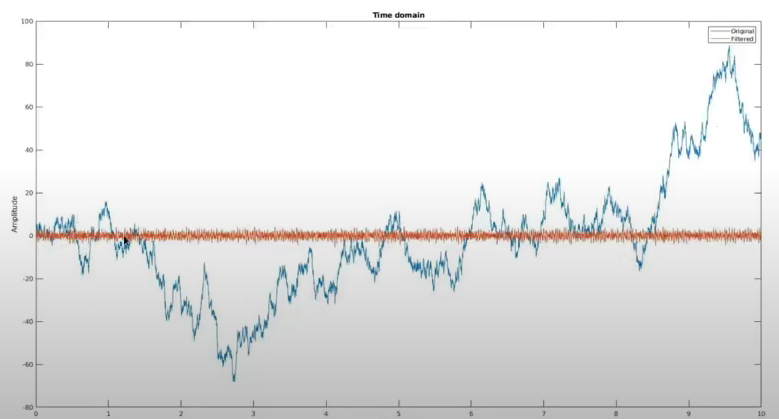
%> input picture passa_altas.png, 779 x 419 px
$ octave filtros.m   (GNU Octave 9; MATLAB toolbox functions it lacks are replaced by stand-ins)
%> lines starting %> are read from the running program, lines starting %| are printed output that depends on the picture
### gaussianHighpassfilter.m
function out = gaussianHighpassfilter( M,N, sigma )
%GAUSSHIGHPASSFILTER: Construction frequency domain Gaussian low pass filter
% I: input image
% sigma: sigma parameter of Gaussian function
% out: return value

%[M, N] = size(I);

out = ones(M,N);
for i = 1:M
    for j = 1:N
        out(i,j)=1-exp(-((i-M/2)^2+(j-N/2)^2)/2/sigma^2);
    end
end

### filtros.m
%% Projeto 04
% *Autor:* Marlon da Silva Rogério

%% Referências
% *GONZALEZ, R. C.*, WOODS, R. E. Processamento de Imagens Digitais.
% Editora Edgard Blucher, ISBN São Paulo, 2000.
% *Support MathWorks*, 2021. Disponível em: <https://www.mathworks.com/help/>.
% Acesso em: 25 de maio. de 2021.
% Txh, Q. R. and Ilowurv, V. ([S.d.]). Filtros Compostos e Adaptativos. p. 1–20.

close all; clear; clc;

%% 1 Filtros (Definições)
% - *Filtro passa-baixas:* Suaviza a imagem atenuando as altas freqüências,
% que correspondem às transições abruptas. Tende a minimizar ruídos e
% apresenta o efeito de borramento da imagem.
% - *Filtro passa-altas:* a filtragem passa-alta realça detalhes, produzindo
% uma "agudização" ("sharpering") da imagem, isto é, as transições entre
% regiões diferentes tornam-se mais nítidas.
% - *Filtro passa-faixa:* permite a passagem das frequências localizadas
% em uma faixa ou banda específica, enquanto atenua ou completamente suprime
% todas as outras frequências.
% - *Filtro rejeita-faixa:* atenua as frequências localizadas em uma faixa
% ou banda específica, enquanto permite a passagem de todas as outras
% frequências.

img_passa_altas = imread('passa_altas.png');
%> img_passa_altas is the input picture: size 419x779x3 uint8; mean R, G, B 228.5, 228.3, 228.1
figure;
imshow(img_passa_altas);
title('Fitro passa-altas');

%% 1.1 Filtros (Aplicação)
% Aplicar em 3 imagens imagens que tem a necessidade de filtrar na
% frequência para alguma aplicação. Teste e comente.

% *PASSA-ALTAS*
% f_original = imread('lab.bmp');
f_original = imread('mulher.jpeg');
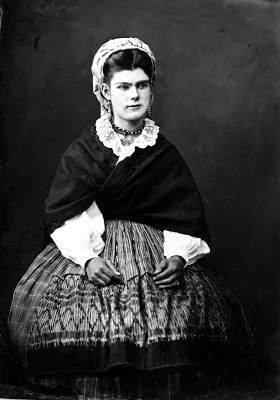
%> input picture mulher.jpeg, 280 x 400 px
%> f_original is the input picture: size 400x280x3 uint8; min 0, max 255, mean 52.8
% f_original = imread('operacao.jpeg');
f_original = rgb2gray(f_original);
%> f_original: size 400x280 uint8
figure;
subplot(1,2,1);
imshow(f_original,[]);
title('Imagens Original');
subplot(1,2,2);
imhist(f_original);
title('Histograma da Img Original');

%%
f=double(f_original);
F = fft2(f);
F_norm = fftshift(F);
J = 1*log(1+abs(F_norm));
figure; imshow(J,[])

[M , N] = size(f);
%> M = 400; N = 280

x=linspace(-5,5,N);
%> x = 280 values from -5 to 5
y=linspace(-5,5,M);
%> y = 400 values from -5 to 5

%%
formula=imread('form_gauss.png');
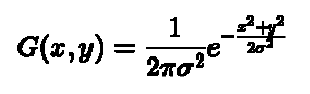
%> input picture form_gauss.png, 310 x 94 px
%> formula is the input picture: size 94x310x3 uint8; min 0, max 255, mean 233.6
[X,Y]=meshgrid(x,y);
figure;
subplot(1,2,1);
imshow(formula, []);
title('Equação isotrópica em 2-D da função Gaussiana');
z=(2.9/sqrt(2*pi).*exp(-(X.^2/2)-(Y.^2/2)));
z2= 1.1569-z;
subplot(1,2,2);
surf(X,Y,z2);
shading interp
axis tight

%%
H = fftshift(z2);
G = F.*H;
g = ifft2(G);

figure;
subplot(1,2,1);
imshow(g,[]);
title('Aplicação do filtro passa-altas');

G_norm = fftshift(G);
J = 1 * log (1 + abs(G_norm));
subplot(1,2,2);
imshow(J,[]);
title('Espectro da frequência');

%% 2 Notch (Definição)
% - *Filtro notch:* filtragem notch é usada para eliminar efeitos de ruídos
% periódicos(filtros notch são filtros capazes de rejeitar uma faixa bastante
% estreita de freqüências, assim sua utilização é recomendada quando o sinal a
% ser atenuado é bem definido).

%% 2.1 Notch (Aplicação)
% Aplicar na imagem ao lado, para remover o efeito Moiré
% O chamado *efeito moiré* é uma interferência gerada quando tentamos visualizar
% – numa televisão, por exemplo – um padrão através de outro.

close all; clear; clc;
moire = imread('moire.jpeg');
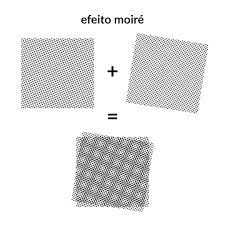
%> input picture moire.jpeg, 225 x 225 px
%> moire is the input picture: size 225x225x3 uint8; min 0, max 255, mean 230.9
imshow(moire);
title('Conceito de Moiré');
%%
f = imread('carro.bmp');
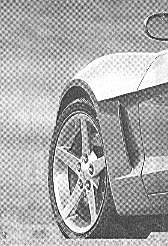
%> input picture carro.bmp, 168 x 246 px
%> f is the input picture: size 246x168x3 uint8; min 0, max 255, mean 169.1
f = rgb2gray(f);
%> f: size 246x168 uint8

figure;
subplot(1,2,1);
imshow(f,[]);
title('Imagem Original')
subplot(1,2,2);
imhist(f);
title('Histograma Img Original');
%%
F = fft2(f);
F = fftshift(F);
J = 1 * log (1 + abs(F));
%> J: size 246x168 double
figure;
subplot(1,2,1);
imshow(abs(F),[]);
title('Trasnformada normalizada');
subplot(1,2,2);
imshow(abs(J),[]);
title('Log da trasnformada normalizada');
%%
[M,N]=size(f);
%> M = 246; N = 168
H =ones(M,N);

centros = [56 86  10; 112  82 10; 112  41 10; 55 45  10;
           58 166 10; 114 162 10; 115 203 10; 58 207 10 ];

%out = idealHighpassFilter( 25, 25, 10 );
out = gaussianHighpassfilter( 25, 25, 5 );

[m,n]=size(out);

for index = 1:8
    col = floor(centros(index,1)-n/2);
    row = floor(centros(index,2)-m/2);
    H(row:row+m-1 , col:col+n-1) = out;
end
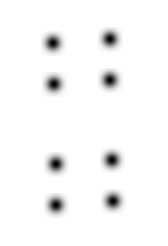
%> H: size 246x168 double; min 0.00995, max 1, mean 0.97

figure;
subplot(1,2,1);
imshow(H,[])
title('Centros alinhados à frequência');
G = J.*H;
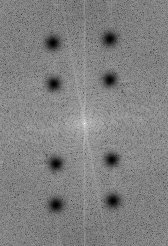
%> G: size 246x168 double; min 0.068, max 15.76, mean 8.01; drawn with min black and max white
subplot(1,2,2);
imshow(G,[]);
title('Centros alinhados à frequência sob o espctro');
%%
G = F.*H;
frec = ifft2(fftshift(G));
figure;
subplot(1,2,1);
imshow(f,[]);
title('Imagem Original');
subplot(1,2,2);
imshow(frec,[])
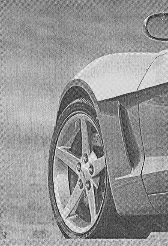
%> displayed picture: size 246x168, on the screen's scale of 0 to 255; min 0, max 255, mean 148.3
title('Imagem trabalhada - Efeito Moiré retirado');
